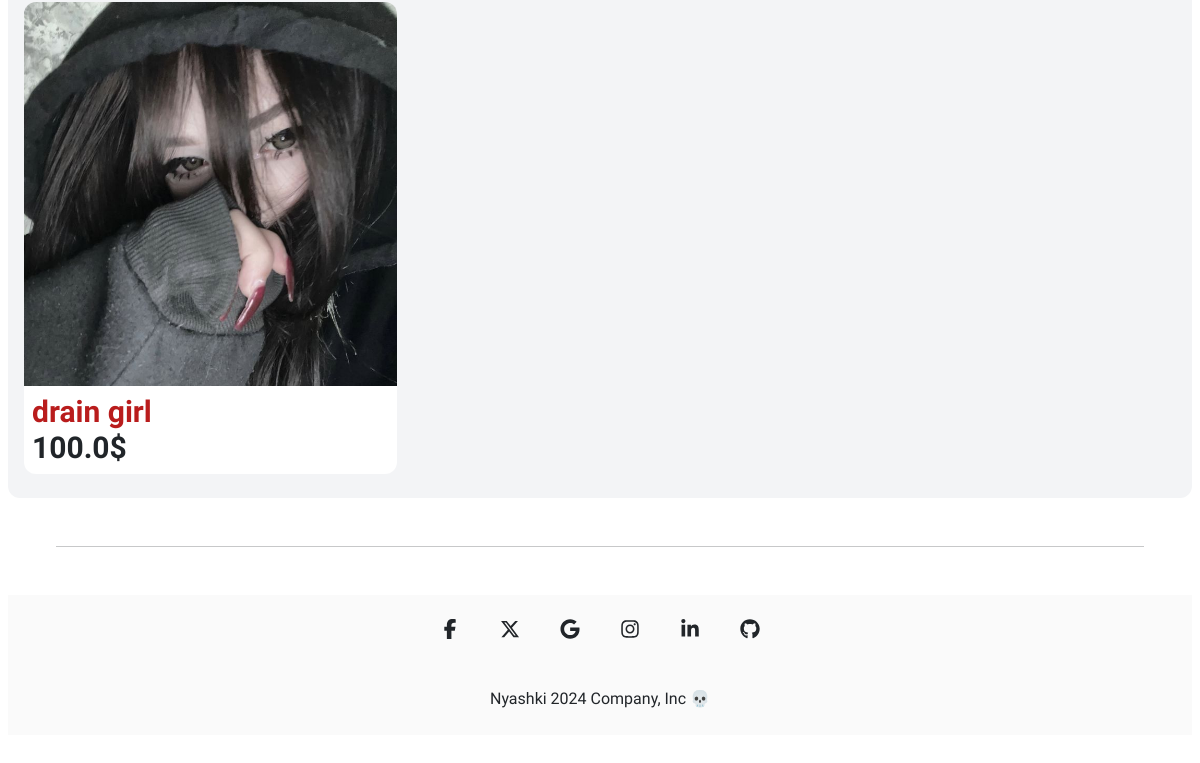
Page /items/all_purchases (signed in, lower part) on the earlier database version.
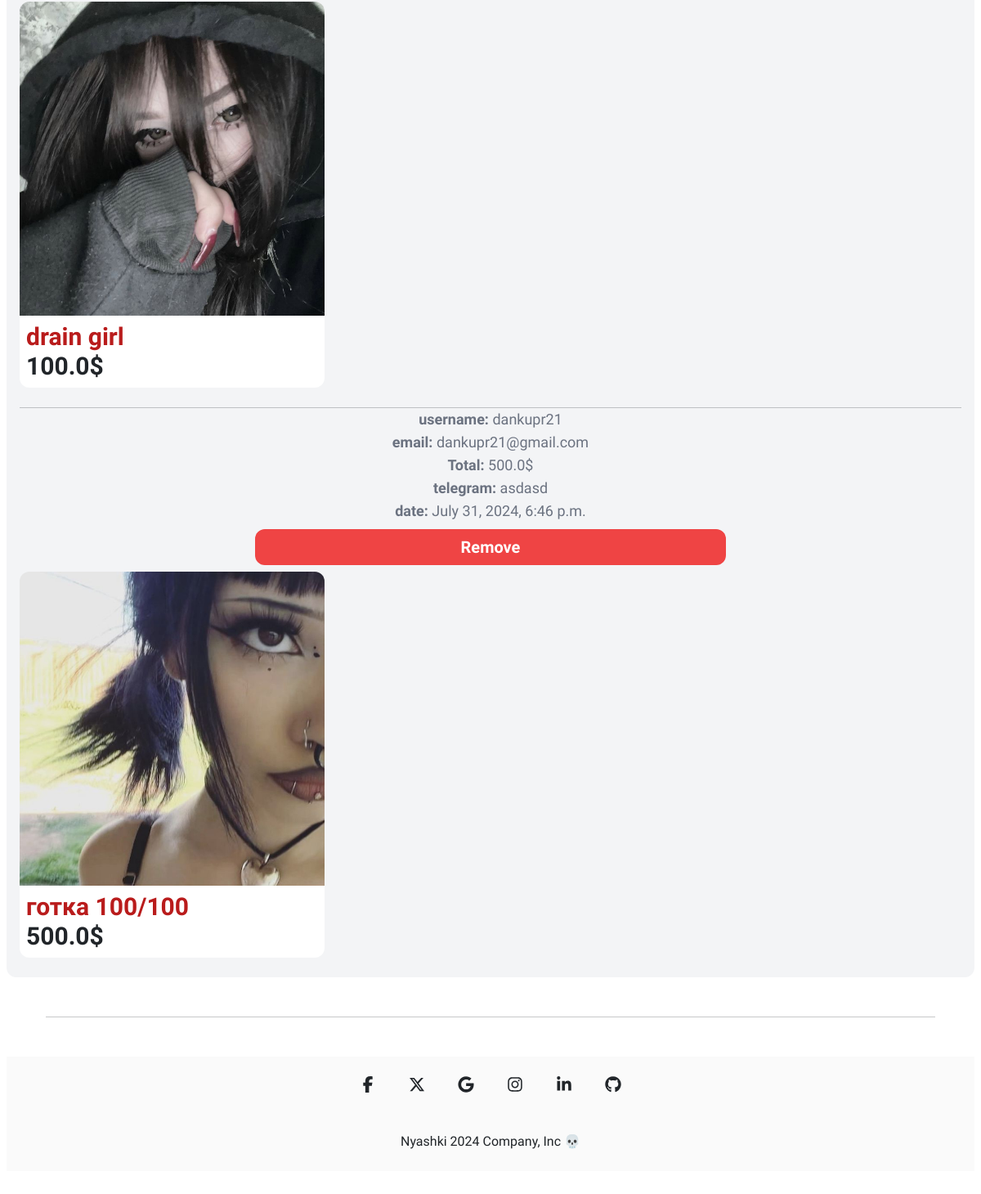
Same page on the later database version.
### item/models.py (models this page shows, shortened)
class Item(models.Model):
    category = models.ForeignKey(Category, related_name='items', on_delete=models.CASCADE)
    name = models.CharField(max_length=255)
    description = models.TextField(blank=True, null=True)
    price = models.FloatField()
    image = models.ImageField(upload_to='item_images', blank=True, null=True)
    is_sold = models.BooleanField(default=False)
    created_at = models.DateTimeField(auto_now_add=True)
    users = models.ManyToManyField(User, related_name='items', blank=True)
    gender = models.CharField(max_length=1, choices=gender_choice)
    comments = models.ManyToManyField(Comment)

class Purchase(models.Model):
    created_at = models.DateTimeField(auto_now_add=True)
    user = models.ForeignKey(User, on_delete=models.CASCADE)
    items = models.ManyToManyField(Item)
    telegram = models.CharField(max_length=255)
    price = models.FloatField()

### item/views.py (the view)
# urls.py: path('all_purchases', views.all_purchases, name='all_purchases'),
@login_required
def all_purchases(request):
    if request.user.is_superuser:
        return render(request, 'item/purchases.html', {
            "purchases": Purchase.objects.all()
        })
    else:
        return redirect('/')

### item/templates/item/purchases.html (shortened to what this page needs)
{% extends 'core/base.html' %}
{% block content %}
<div>
    <div class="md:mt-6 mt-4 px-3 md:px-6 md:py-12 py-4 bg-gray-100 rounded-xl dark:bg-zinc-500 dark:text-white" id="target-element">
        {%if purchases %}
            {%for purchase in purchases %}
            <div class="rounded-xl">
                <hr class="mt-4">
                <div class="w-1/2 mx-auto text-center">
                    <p class="text-gray-500 dark:text-white text-lg"><strong>username: </strong>{{ purchase.user.username }}</p>
                    <p class="text-gray-500 dark:text-white text-lg"><strong>email: </strong> {{ purchase.user.email }}</p>
                    <p class="text-gray-500 dark:text-white text-lg"><strong>Total: </strong>{{ purchase.price }}$</p>
                    <p class="text-gray-500 dark:text-white text-lg"><strong>telegram: </strong> {{ purchase.telegram }}</p>
                    <p class="text-gray-500 dark:text-white text-lg"><strong>date: </strong> {{ purchase.created_at }}</p>
                    <a href="{% url 'item:purchase_delete' purchase.id %}" class="block text-center mt-2 mb-2 x-2 py-2 text-xl font-semibold bg-red-500 hover:bg-red-600 text-white rounded-xl">Remove</a>
                </div>
                    <div class="grid grid-cols-3 gap-3">
                        {% if purchase.items.all %}
                            {% for item in purchase.items.all %}
                            <div>
                                <a href="{% url 'item:detail' item.id %}">
                                    {% if item.gender == 'W'%}
                                        {% if item.image.url %}
                                        <div class="bg-image hover-overlay hover-zoom ">
                                            <img src="{{ item.image.url }}" class="rounded-t-xl object-cover w-full md:h-96 h-40">
                                        </div>
                                        {% endif %}
                                    {% endif %}
                                    <div class="md:p-6 p-2 bg-white rounded-b-xl">
                                            {% if item.gender == 'M'%}
                                            <h2 class="md:text-3xl text-md text-blue-700 font-semibold">{{ item.name }}</h2>
                                            {% else %}
                                            <h2 class="md:text-3xl text-md text-red-700 font-semibold">{{ item.name }}</h2>
                                            {% endif %}
                                        <strong><p class="text-md md:text-3xl font-semibold dark:text-slate-950">{{ item.price }}$</p></strong>
                                    </div>
                                </a>
                            </div>
                            {% endfor %}
                        {% endif %}
                    </div>
            </div>
            {%endfor%}
        {%else%}
            Нету заказов
        {%endif%}
</div>
{% endblock %}

Differences in the rows shown:
added Purchase: user.username "dankupr21", user.email "dankupr21@gmail.com", price "500.0", telegram "asdasd", created_at "July 31, 2024, 6:46 p.m."
now on this page (row unchanged): Item: image (picture), name "готка 100/100", price "500.0", shown under "dankupr21"
